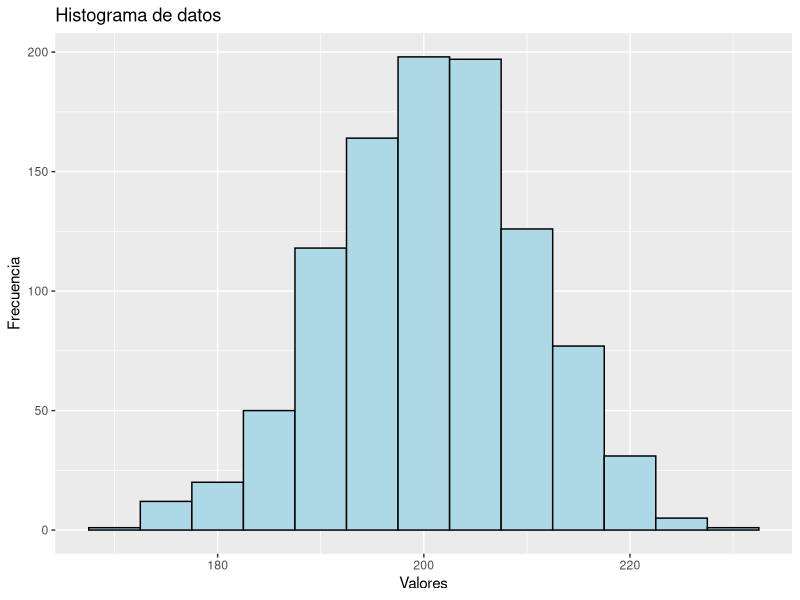
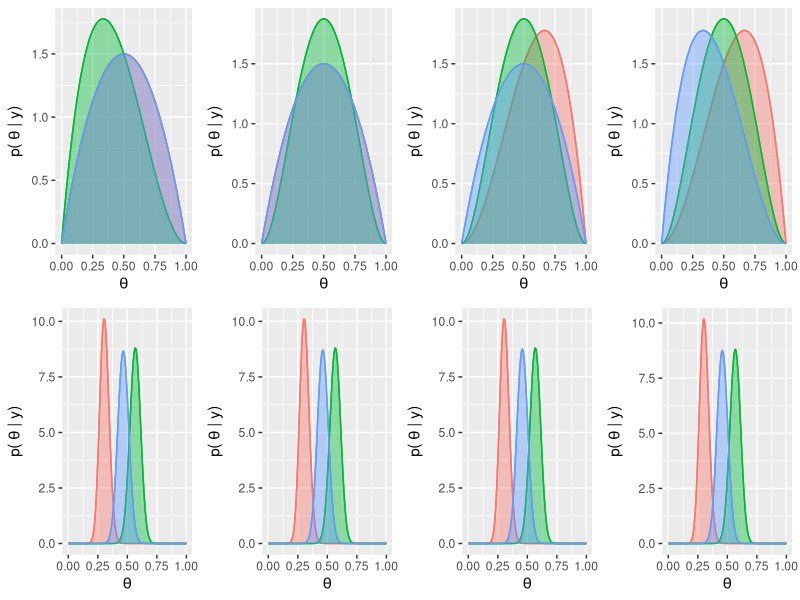
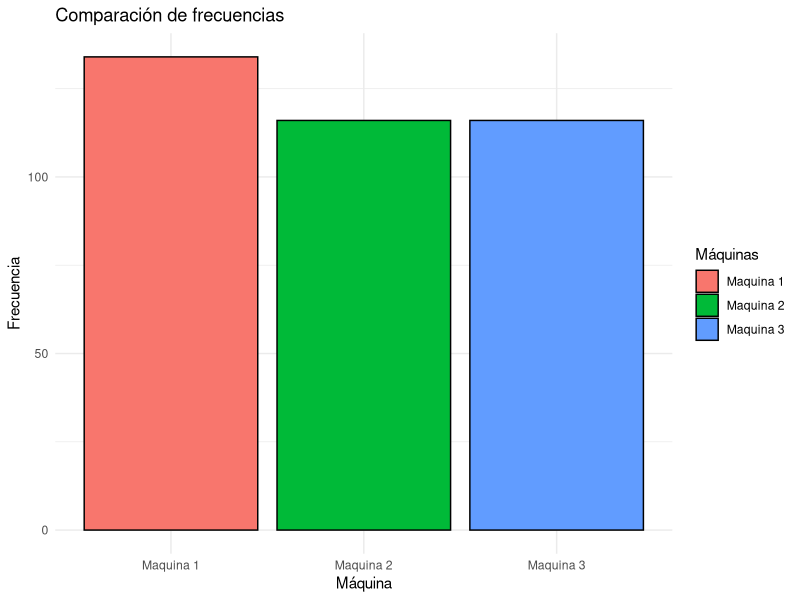
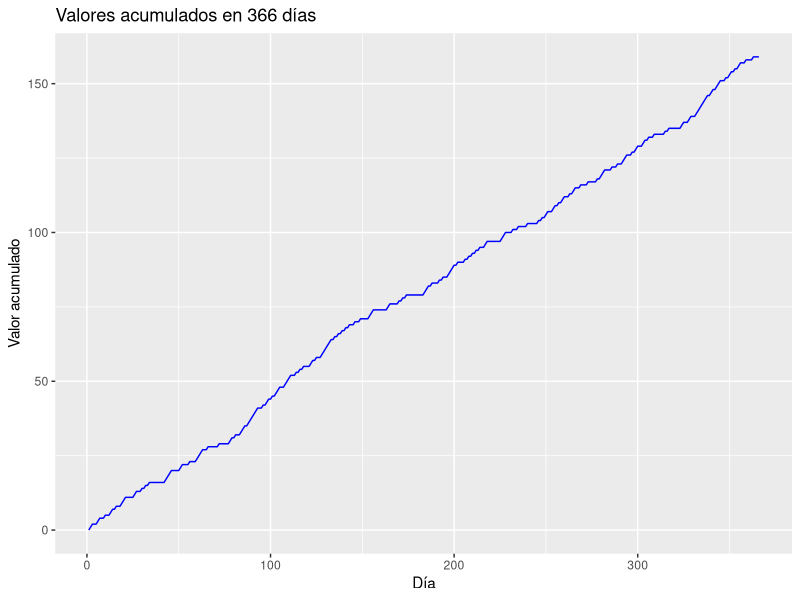
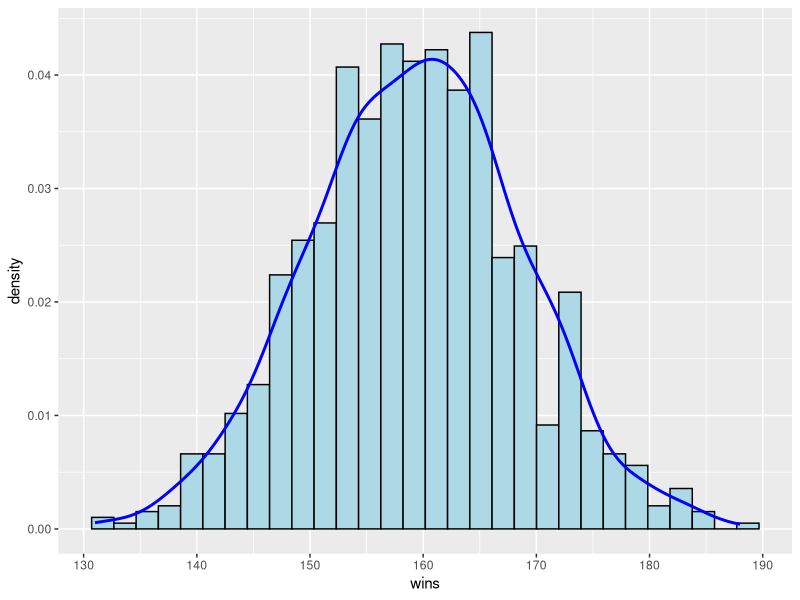
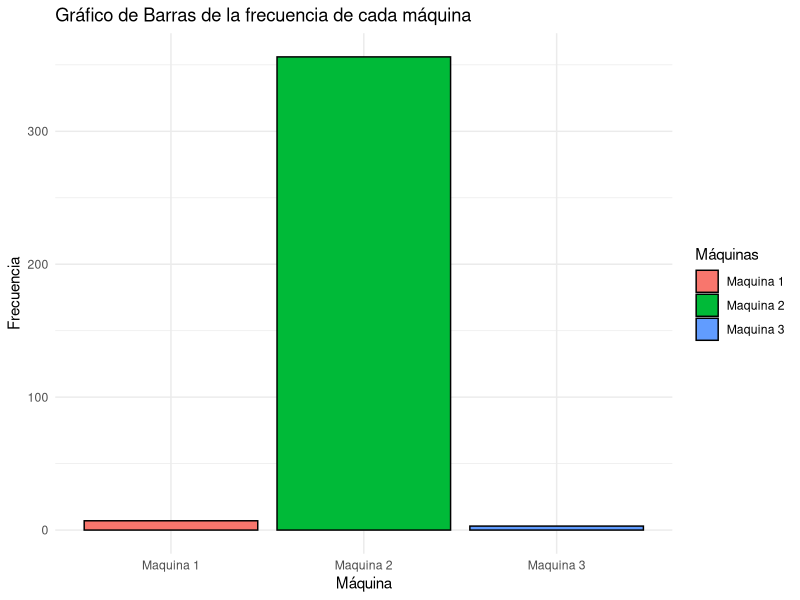
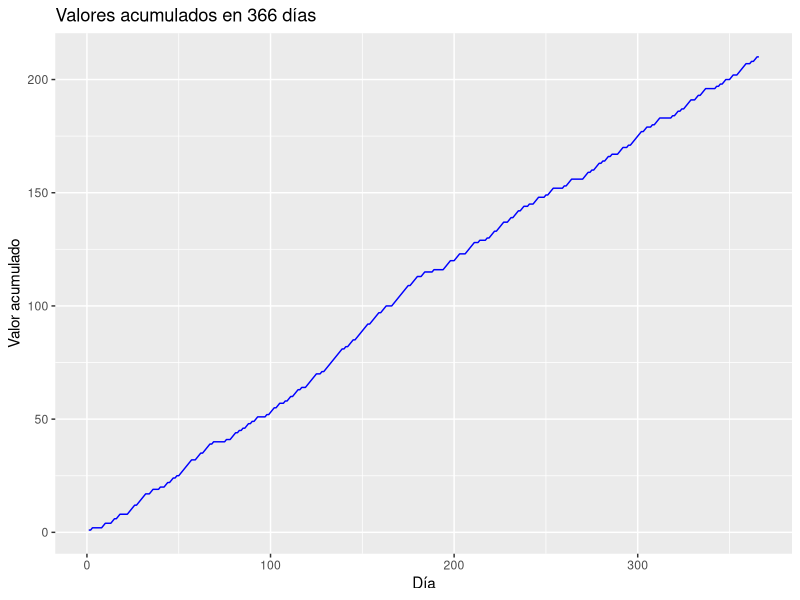
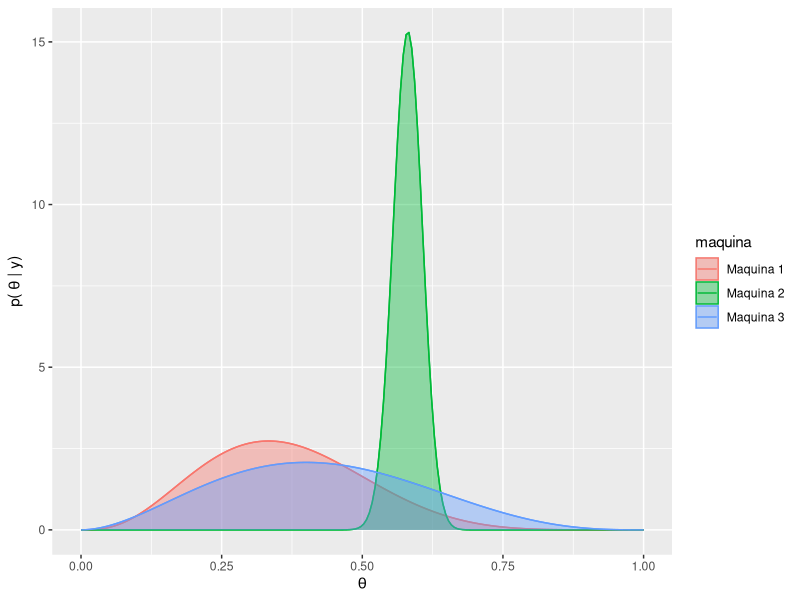

The R script that drew these images, in order: (Note: a time limit stopped this script after it produced the figures.)
set.seed(491)
resultados=rbinom(1000, 366, 0.55)
datos=data.frame(resultados)
summary(datos) # mejorar

library(ggplot2)
ggplot(data.frame(x = resultados), aes(x)) +
  geom_histogram(binwidth = 5, fill = "lightblue", color = "black") +
  #geom_density(color = "red", size = 1.5) +  # Agrega la línea suavizada
  labs(title = "Histograma de datos",
       x = "Valores",
       y = "Frecuencia")

#en promedio esperamos que gane 200.6 veces o 201
#########################################################

###########################################################################
## Estrategia 1: Completamente al azar
####################### 1
al_azar <- function(lista) {
  alphas <- lista[[1]]
  betas <- lista[[2]]
  tethas <- lista[[3]]
  prior_df <- lista[[4]]
  x1 <- lista[[5]]
  cont <- lista[[6]]

  
  sample <- sample(1:length(alphas), 1)
  rst_juego <- rbinom(1, 1, tethas[sample])
  postirior <- dbeta(x1, alphas[sample] + rst_juego, betas[sample] + 1 - rst_juego)
  prior_df[, sample] <- postirior
  alphas[sample] <- alphas[sample] + rst_juego
  betas[sample] <- betas[sample] + 1 - rst_juego
  cont[sample] = cont[sample] + 1
  
  salida_list <- list(alphas, betas, tethas, prior_df, x1, cont, rst_juego)
  return(salida_list)
}

####################### 2
library(ggplot2)
library(dplyr)
library(cowplot)
set.seed(491)
alphas<-c(2,2,2)
betas<-c(2,2,2)
tethas=c(0.3,0.55,0.45)

x1=seq(0,1,length.out =200)
prior1=dbeta(x1,alphas[1],betas[1])
prior2=dbeta(x1,alphas[2],betas[2])
prior3=dbeta(x1,alphas[3],betas[3])

prior_df <- data.frame(prior1, prior2, prior3)
wins=numeric(366)
cont<-c(0,0,0)
rst_juego=0
entrada_list = list(alphas, betas, tethas, prior_df, x1, cont, rst_juego)
graf_list=list()

for (i in 1:366) {
  entrada_list=al_azar(lista=entrada_list)

  if(i==1){
    wins[i]=entrada_list[[7]]
  }else{
    wins[i]=wins[i-1]+entrada_list[[7]]
  }
  prior_df_largo <- data.frame(
    theta = entrada_list[[5]],
    posterior = rep(c(entrada_list[[4]]$prior1, 
                      entrada_list[[4]]$prior2, 
                      entrada_list[[4]]$prior3), time = 1),
    maquina = rep(c("Maquina 1", "Maquina 2", "Maquina 3"), each = length(entrada_list[[5]]))
  )
  graf_list[[i]] <- ggplot(prior_df_largo)+
                      aes(x = theta, y = posterior, color = maquina)+
                      theme(legend.position = "none")+
                      geom_line() +
                      geom_area(aes(fill = maquina), alpha = 0.4, position = "identity") +
                      labs(x = expression(theta), y = expression("p(" ~ theta ~ "| y)"))
  
}
library(gridExtra)

grid.arrange(graf_list[[1]],graf_list[[2]],graf_list[[3]],graf_list[[4]],
             graf_list[[363]],graf_list[[364]],graf_list[[365]],graf_list[[366]],
             ncol = 4)


prior_df <- entrada_list[[4]]

# Crear el gráfico de barras

df <- data.frame(maq = c("Maquina 1", "Maquina 2", "Maquina 3"),
                 freq = entrada_list[[6]])
ggplot(df, aes(x = maq, y = freq, fill = maq)) +
  geom_bar(stat = "identity", color = "black") +
  labs(title = "Comparación de frecuencias",
       x = "Máquina",
       y = "Frecuencia") +
  theme_minimal() +
  guides(fill = guide_legend(title = "Máquinas"))


df <- data.frame(dias = 1:366, wins=wins)
# Crear el gráfico de barras
ggplot(df, aes(x = dias, y = wins)) +
  geom_line(color = "blue")+
  labs(title = "Valores acumulados en 366 días",
       x = "Día",
       y = "Valor acumulado")



######################## 3 1000 de 365 dias
wins_anio = numeric(1000)

for (anio in 1:1000) {
  for (i in 1:366) {
    entrada_list=al_azar(lista=entrada_list)
    if(i==1){
      wins[i]=entrada_list[[7]]
    }else{
      wins[i]=wins[i-1]+entrada_list[[7]]
    }
  }  
  wins_anio[anio] <- wins[366]
}

ganancia_df <- data.frame(wins = wins_anio)
ggplot(ganancia_df) +
  aes(x = wins) +
  geom_histogram(aes(y = ..density..), color = "black", fill = "lightblue", bins = 30) +
  geom_density(color = "blue", size = 1)

#4 no es bayesiano, es al azar perreque

###########################################################################
## Estrategia 2: Greedy con tasa obs


###### 1 Fijamos la semilla
set.seed(412)
greedy_tasa_obs<-function(lista2){
  fl_calentamiento <- lista2[[5]]
  t <- lista2[[2]]
  tethas <- lista2[[1]]
  if (fl_calentamiento){
    sample <- sample(1:3, 1)
  }
  else{
    sample <-  case_when(
      t[1] > t[2] & t[1] > t[3] ~ as.numeric(1),
      t[2] > t[1] & t[2] > t[3] ~  as.numeric(2),
      t[3] > t[1] & t[3] > t[2] ~  as.numeric(3),
      t[1] == t[2] & t[1] == t[3] ~ as.numeric(sample(1:3, 1)),
      t[1] == t[2] & t[1] > t[3] ~ as.numeric(sample(1:2, 1)),
      t[1] == t[3] & t[1] > t[2] ~ as.numeric(sample(c(1, 3), 1)),
      t[2] == t[3] & t[2] > t[1] ~ as.numeric(sample(2:3, 1))
    )
  }
  juego <- rbinom(1, 1, tethas[sample])
  lista2_salida<-list(tethas, t, juego, sample, fl_calentamineto)
  return(lista2_salida)
}

# Defino variables necesarias
tethas=c(0.3,0.55,0.45)
t = c(0.5,0.5,0.5)
cont_exitos= c(0,0,0)
cont_tiradas = c(0, 0, 0)
juego=0
sample=0
fl_calentamineto=TRUE
wins=numeric(366)
lista2_entrada=list(tethas, t, juego, sample, fl_calentamineto)

for(i in 1:366){
  fl_calentamineto <- ifelse(i>10, FALSE, TRUE )
  lista2_entrada <- greedy_tasa_obs(lista2 = lista2_entrada)
  juego <- lista2_entrada[[3]]
  sample <- lista2_entrada[[4]]
  cont_exitos[sample] <- cont_exitos[sample] + juego
  cont_tiradas[sample] <- cont_tiradas[sample] + 1
  lista2_entrada[[2]][sample] <- cont_exitos[sample] / cont_tiradas[sample]
  if(i==1){
    wins[i]=juego
  }else{
    wins[i]=wins[i-1]+juego
  }
}




# Graficos

df <- data.frame(cont = c("Maquina 1", "Maquina 2", "Maquina 3"),
                 freq = cont_tiradas)

ggplot(df, aes(x = cont, y = freq, fill = cont)) +
  geom_bar(stat = "identity", color = "black") +
  labs(title = "Gráfico de Barras de la frecuencia de cada máquina",
       x = "Máquina",
       y = "Frecuencia") +
  theme_minimal() + 
  guides(fill = guide_legend(title = "Máquinas"))


df <- data.frame(dias = 1:366, wins=wins)
# Crear el gráfico de barras
ggplot(df, aes(x = dias, y = wins)) +
  geom_line(color = "blue")+
  labs(title = "Valores acumulados en 366 días",
       x = "Día",
       y = "Valor acumulado")


# Crear el gráfico de postiriors
x1=seq(0,1,length.out =200)
posterior1=dbeta(x1,2+cont_exitos[1],2+cont_tiradas[1]-cont_exitos[1])
posterior2=dbeta(x1,2+cont_exitos[2],2+cont_tiradas[2]-cont_exitos[2])
posterior3=dbeta(x1,2+cont_exitos[3],2+cont_tiradas[3]-cont_exitos[3])

df <- data.frame(
  theta = x1,
  posterior = rep(c(posterior1,posterior2, posterior3), time = 1),
  maquina = rep(c("Maquina 1", "Maquina 2", "Maquina 3"), each = length(x1))
)

ggplot(df)+
  aes(x = theta, y = posterior, color = maquina)+
  theme(legend.position = "right")+
  geom_line() +
  geom_area(aes(fill = maquina), alpha = 0.4, position = "identity") +
  labs(x = expression(theta), y = expression("p(" ~ theta ~ "| y)"))
# Agregar leyenda para saber que color es cada maquina

wins_anio2 <- numeric(1000)

for (anio in 1:1000){
  for(i in 1:366){
    fl_calentamineto <- ifelse(i>10, FALSE, TRUE )
    
    lista2_entrada <- greedy_tasa_obs(lista2 = lista2_entrada)
    juego <- lista2_entrada[[3]]
    sample <- lista2_entrada[[4]]
    cont_exitos[sample] <- cont_exitos[sample] + juego
    cont_tiradas[sample] <- cont_tiradas[sample] + 1
    lista2_entrada[[2]][sample] <- cont_exitos[sample] / cont_tiradas[sample]
    if(i==1){
      wins[i]=juego
    }else{
      wins[i]=wins[i-1]+juego
    }
  }
  wins_anio2[anio] <- wins[366]
}

ganancia_df <- data.frame(wins = wins_anio2)
ggplot(ganancia_df) +
  aes(x = wins) +
  geom_histogram(aes(y = ..density..), color = "black", fill = "lightblue", bins = 30) +
  geom_density(color = "blue", size = 1)

#################################################
### ESTRATEGIA 3
set.seed(412)
alphas<-c(2,2,2)
betas<-c(2,2,2)
tethas=c(0.3,0.55,0.45)
x1=seq(0,1,length.out =200)
prior1=dbeta(x1,alphas[1],betas[1])
prior2=dbeta(x1,alphas[2],betas[2])
prior3=dbeta(x1,alphas[3],betas[3])
cont_tiradas <- numeric(3)
wins <- numeric(366)
prior_df <- data.frame(prior1, prior2, prior3)

esp1 <- alphas[1]/(alphas[1] + betas[1])
esp2 <- alphas[2]/(alphas[2] + betas[2])
esp3 <- alphas[3]/(alphas[3] + betas[3])
esp <- c(esp1, esp2, esp3)

for (i in 1:366){
  sample <-  case_when(
    esp[1] > esp[2] & esp[1] > esp[3] ~ as.numeric(1),
    esp[2] > esp[1] & esp[2] > esp[3] ~  as.numeric(2),
    esp[3] > esp[1] & esp[3] > esp[2] ~  as.numeric(3),
    esp[1] == esp[2] & esp[1] == esp[3] ~ as.numeric(sample(1:3, 1)),
    esp[1] == esp[2] & esp[1] > esp[3] ~ as.numeric(sample(1:2, 1)),
    esp[1] == esp[3] & esp[1] > esp[2] ~ as.numeric(sample(c(1, 3), 1)),
    esp[2] == esp[3] & esp[2] > esp[1] ~ as.numeric(sample(2:3, 1))
  )
  juego <- rbinom(1, 1, tethas[sample])
  cont_tiradas[sample] <- cont_tiradas[sample] + 1
  if(i==1){
    wins[i]=juego
  }else{
    wins[i]=wins[i-1]+juego
  }
  posterior = dbeta(x1, alphas[sample]+juego, betas[sample]+1-juego)
  prior_df[sample] = posterior
  alphas[sample] = alphas[sample] + juego
  betas[sample] = betas[sample]+1-juego
  esp[sample] <- alphas[sample]/(alphas[sample] + betas[sample])
}

# Crear el gráfico de barras

df <- data.frame(maq = c("Maquina 1", "Maquina 2", "Maquina 3"),
                 freq = cont_tiradas)
ggplot(df, aes(x = maq, y = freq, fill = maq)) +
  geom_bar(stat = "identity", color = "black") +
  labs(title = "Comparación de frecuencias",
       x = "Máquina",
       y = "Frecuencia") +
  theme_minimal() +
  guides(fill = guide_legend(title = "Máquinas"))


df <- data.frame(dias = 1:366, wins=wins)
# Crear el gráfico de barras
ggplot(df, aes(x = dias, y = wins)) +
  geom_line(color = "blue")+
  labs(title = "Valores acumulados en 366 días",
       x = "Día",
       y = "Valor acumulado")


df <- data.frame(
  theta = x1,
  posterior = rep(c(prior_df$prior1, prior_df$prior2, prior_df$prior3), time = 1),
  maquina = rep(c("Maquina 1", "Maquina 2", "Maquina 3"), each = length(x1))
)

ggplot(df)+
  aes(x = theta, y = posterior, color = maquina)+
  theme(legend.position = "right")+
  geom_line() +
  geom_area(aes(fill = maquina), alpha = 0.4, position = "identity") +
  labs(x = expression(theta), y = expression("p(" ~ theta ~ "| y)"))


##### 1000 días
wins_anio3 <- numeric(1000)
for(anio in 1:1000){
  for (i in 1:366){
    sample <-  case_when(
      esp[1] > esp[2] & esp[1] > esp[3] ~ as.numeric(1),
      esp[2] > esp[1] & esp[2] > esp[3] ~  as.numeric(2),
      esp[3] > esp[1] & esp[3] > esp[2] ~  as.numeric(3),
      esp[1] == esp[2] & esp[1] == esp[3] ~ as.numeric(sample(1:3, 1)),
      esp[1] == esp[2] & esp[1] > esp[3] ~ as.numeric(sample(1:2, 1)),
      esp[1] == esp[3] & esp[1] > esp[2] ~ as.numeric(sample(c(1, 3), 1)),
      esp[2] == esp[3] & esp[2] > esp[1] ~ as.numeric(sample(2:3, 1))
    )
    juego <- rbinom(1, 1, tethas[sample])
    cont_tiradas[sample] <- cont_tiradas[sample] + 1
    if(i==1){
      wins[i]=juego
    }else{
      wins[i]=wins[i-1]+juego
    }
    posterior = dbeta(x1, alphas[sample]+juego, betas[sample]+1-juego)
    prior_df[sample] = posterior
    alphas[sample] = alphas[sample] + juego
    betas[sample] = betas[sample]+1-juego
    esp[sample] <- alphas[sample]/(alphas[sample] + betas[sample])
  }
  wins_anio3[anio] <- wins[366]
}

ganancia_df <- data.frame(wins = wins_anio3)
ggplot(ganancia_df) +
  aes(x = wins) +
  geom_histogram(aes(y = ..density..), color = "black", fill = "lightblue", bins = 30) +
  geom_density(color = "blue", size = 1)

mean(wins_anio3)
mean(wins_anio2)
mean(wins_anio)
